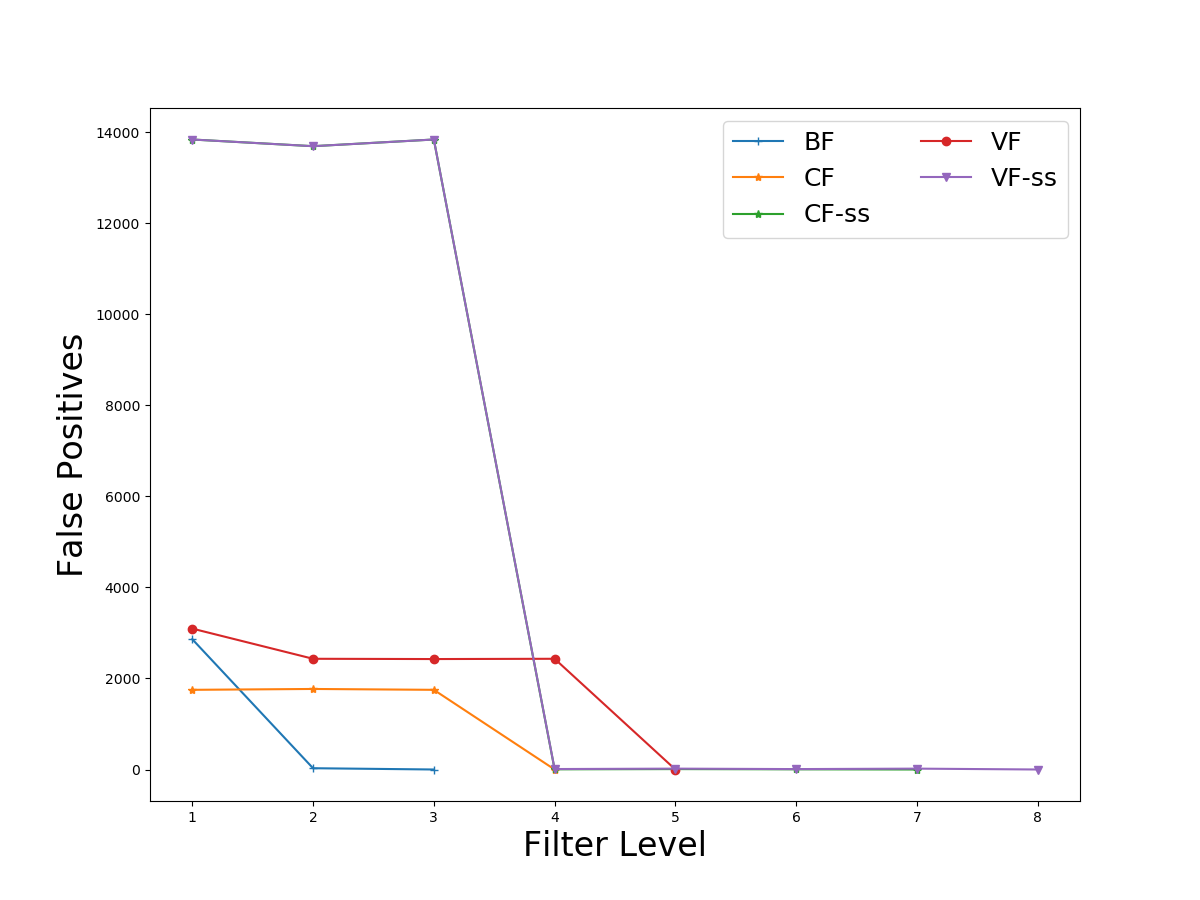

Write Python code to recreate this figure.
import numpy as np
import matplotlib.pyplot as plt
import csv

data = np.genfromtxt('level_items.csv',delimiter=',', dtype = int)
print(data)

lvl = [row[0] for row in data]
print(lvl[0:2])
bfc = [row[1] for row in data]
bfc = bfc[0:3]
print(bfc)
cfc = [row[2] for row in data]
cfc = cfc[0:4]
print(cfc)
cfssc = [row[3] for row in data]
cfssc = cfssc[0:7]
print(cfssc)
vfc = [row[4] for row in data]
vfc = vfc[0:5]
print(vfc)
vfssc = [row[5] for row in data]
# vfssc = [x for x in vfssc if x != 0]
print(vfssc)

fig = plt.figure(figsize = (12, 9))
plt.plot(lvl[0:3], bfc[0:3], marker = "+", label="BF")
plt.plot(lvl[0:4], cfc[0:4], marker = "*", label="CF")
plt.plot(lvl[0:7], cfssc[0:7], marker = "*", label="CF-ss")
plt.plot(lvl[0:5], vfc[0:5], marker = "o", label="VF")
plt.plot(lvl, vfssc, marker = "v", label="VF-ss")



plt.legend(loc = "upper right", fontsize = 18, ncol = 2)
plt.xlabel("Filter Level", fontsize = 24)
#plt.ylabel("Bits per Item")
plt.ylabel("False Positives", fontsize = 24)
plt.savefig("level_items.png")
plt.show()

exit()

# x = []
# y = []

# with open('level_items.csv','r') as csvfile:
#     plots = csv.reader(csvfile, delimiter=',')
#     for row in plots:
#         x.append(int(row[0]))
#         y.append(int(row[1]))

# plt.plot(x,y, label='Loaded from file!')
# plt.xlabel('x')
# plt.ylabel('y')
# plt.title('Interesting Graph\nCheck it out')
# plt.legend()
# plt.show()